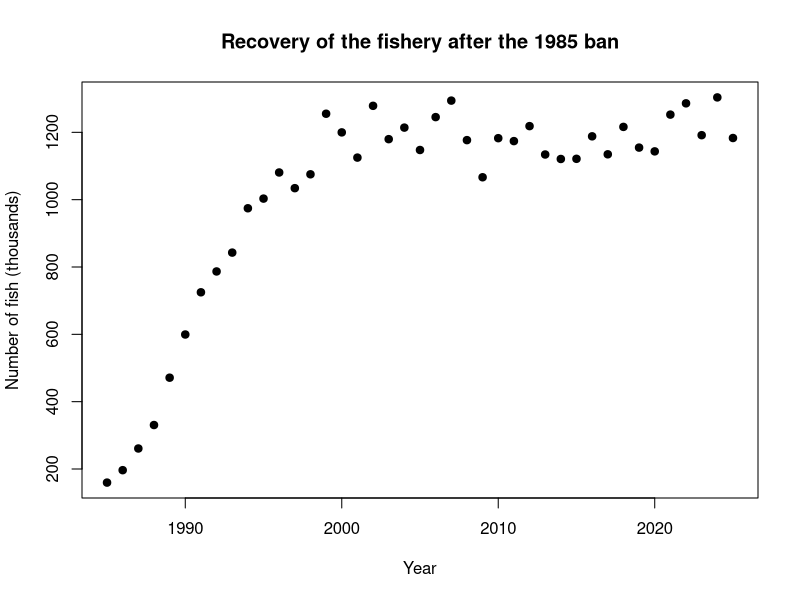
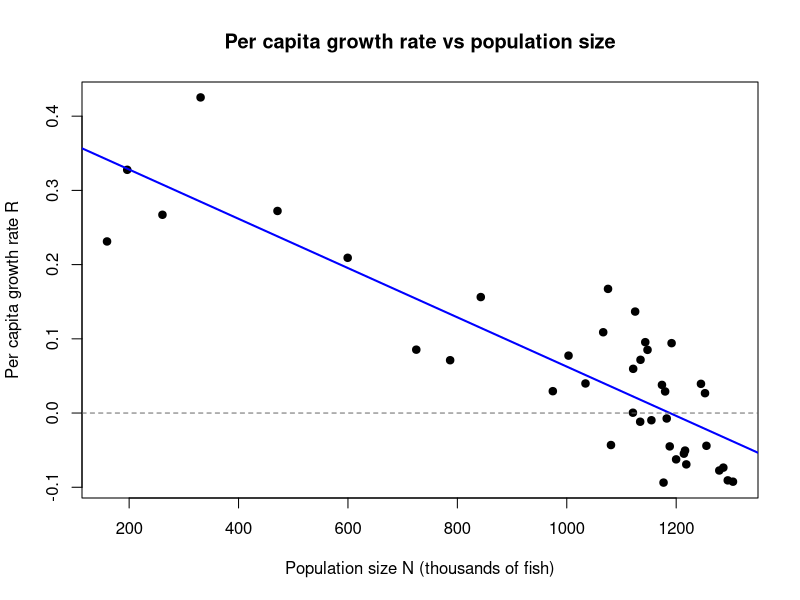
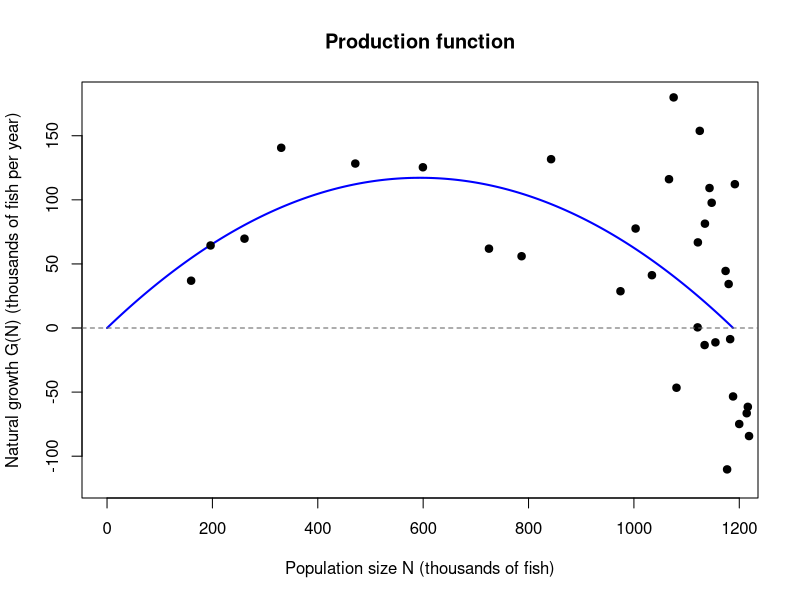
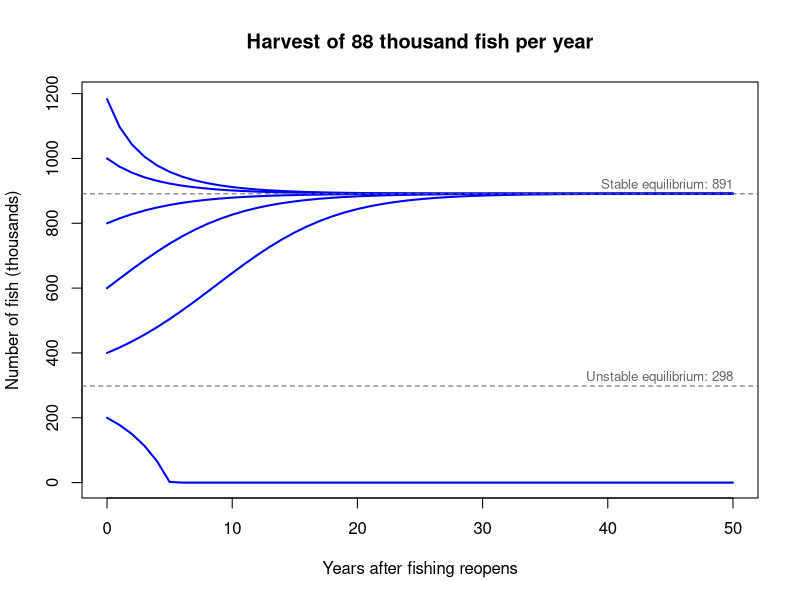

Generate these figures, in order, with R:
## ---- chunk 1
knitr::opts_chunk$set(echo = TRUE)
## ---- chunk 2
# Read in the survey data. N is in thousands of fish
counts <- read.csv("recovering_fishery_counts.csv")

# Have a look at the first six years
head(counts)

## ---- chunk 3
# Total number of fish (thousands) across all four zones in each year
counts$total <- counts$zone_A + counts$zone_B + counts$zone_C + counts$zone_D

# The number of years of surveys
n_years <- nrow(counts)

## ---- chunk 4
# The total in the first survey (1985) and the most recent survey (2025)
N_1985 <- counts[counts$year == 1985, "total"]
N_2025 <- counts[counts$year == 2025, "total"]

# How many times bigger is the stock now?
N_2025 / N_1985

## ---- chunk 5
# Plot the total stock over time
plot(counts$year, counts$total,
     pch = 19,
     xlab = "Year",
     ylab = "Number of fish (thousands)",
     main = "Recovery of the fishery after the 1985 ban")

## ---- chunk 6
# Keep only the years after the stock levelled off
plateau <- counts[counts$year >= 2000, ]

# Carrying capacity K: the mean total from those years
K_plateau <- mean(plateau$total)
K_plateau

## ---- chunk 7
# Population size this year, N(t). We drop the last year because there is no
# following year to compare it to
N_t <- counts$total[-n_years]     # n_years was calculated in our second code block

# Population size next year, N(t+1). We drop the first year so everything lines up
N_t1 <- counts$total[-1]

# A table of the observed growth from each year to the next
growth <- data.frame(
  year = counts$year[-n_years],
  N = N_t,
  # Observed natural growth G(N). No fishing, so this is just the change in N
  G_obs = N_t1 - N_t,
  # Observed per capita growth rate R = G(N) / N
  R_obs = (N_t1 - N_t) / N_t
)

# This table is 40 lines long, so let's just have a look at the first ten years of the 
# recovery, when the population was small
growth[growth$year < 1995, ]

## ---- chunk 8
# Fit a straight line to R_obs against N
fit <- lm(R_obs ~ N, data = growth)

# Have a look at fit to see the value of R0 and slope (confusingly, labelled N by lm())
fit

# Plot the observed R against N, with the line of best fit and a line at R = 0
plot(growth$N, growth$R_obs,
     pch = 19,
     xlab = "Population size N (thousands of fish)",
     ylab = "Per capita growth rate R",
     main = "Per capita growth rate vs population size")
abline(fit, col = "blue", lwd = 2)
abline(h = 0, lty = 2, col = "grey40")

## ---- chunk 9
# This slightly complicated line uses coef() to extract R from fit, unname() to remove 
# the (Intercept) heading and [] to subset the first column
R0 <- unname(coef(fit)[1])

# Do the same for slope
slope <- unname(coef(fit)[2])

## ---- chunk 10
# Calculate K based on where the line intersects x axis when per capita growth rate = 0
K_line <- R0/-slope

# Compare it with K from the plateau mean
K_plateau
K_line

## ---- chunk 11
# Create a dataframe consisteing of one column N, with values going from 0 to the carrying capacity K in steps of 1
production <- data.frame(N = seq(0, K_line, by = 1))

# Have a look at it so you understand what you did
head(production)
tail(production)

# Add a column G_N to your production dataframe to hold the output of the production function calculations
production$G_N <- R0 * (1 - production$N / K_line) * production$N

# Plot the production function as a line
plot(production$N, production$G_N,
     type = "l",
     lwd = 2,
     col = "blue",
     # Make the y axis tall enough to fit all of the observed points
     ylim = range(c(production$G_N, growth$G_obs)),
     xlab = "Population size N (thousands of fish)",
     ylab = "Natural growth G(N) (thousands of fish per year)",
     main = "Production function")

# Add the observed growth as points, and a dashed line at zero
points(growth$N, growth$G_obs, pch = 19)
abline(h = 0, lty = 2, col = "grey40")

## ---- chunk 12
# The Maximum Sustainable Yield is the largest value of G(N)
MSY <- max(production$G_N)

# The population size where G(N) is at its largest
N_MSY <- production[production$G_N == MSY, "N"]

# Check them against the formulas from the lectures
MSY
R0 * K_line / 4
N_MSY
K_line / 2

## ---- chunk 13
# Four harvests to compare, in thousands of fish per year
harvests <- c(0.5, 0.75, 1, 1.25) * MSY
round(harvests)

## ---- chunk 14
# A dataframe to hold the equilibria for each harvest. NA means "not available"
equilibria <- data.frame(h = harvests, lower = NA, upper = NA)

for (i in 1:nrow(equilibria)) {
  # Keep the population sizes where G(N) can keep up with this harvest
  can_sustain <- production[production$G_N >= equilibria$h[i], ]    # This line subsets the production dataframe

  # If there are any, the smallest and largest are the two equilibria
  if (nrow(can_sustain) > 0) {
    equilibria$lower[i] <- min(can_sustain$N)
    equilibria$upper[i] <- max(can_sustain$N)
  }
}

# Check out your equilibria dataframe now, rounding to whole numbers
round(equilibria)

## ---- chunk 15
# Every combination of six starting populations and our four harvests
scenarios <- expand.grid(N0 = c(200, 400, 600, 800, 1000, N_2025),
                         h = harvests)

scenarios

## ---- chunk 16
# Number of years to simulate
n_sim <- 50

# An empty dataframe to collect every simulation
simulations <- data.frame()

# WARNING: Monstrous looking for loop ahead!
for (i in 1:nrow(scenarios)) {
  # Subset out the starting population and harvest for this scenario
  N0 <- scenarios[i, "N0"]
  h <- scenarios[i, "h"]

  # Step the model forward one year at a time
  N <- numeric(n_sim + 1)
  N[1] <- N0
  for (j in 1:n_sim) {
    N[j + 1] <- max(0, N[j] + R0 * (1 - N[j] / K_line) * N[j] - h)     # This is the logistic growth model with harvesting
  }

  # Stack this simulation onto the bottom of the others
  simulations <- rbind(simulations, data.frame(year = 0:n_sim, N = N, N0 = N0, h = h))
}

# OOF! I'm glad that's over.

# The simulations dataframe is 1224 lines long so just have a look at its head and tail to 
# try to understand how this crazy looking nested for loop works
head(simulations)
tail(simulations)

## ---- chunk 17
# Choose which harvest to plot, the second one (88) is equal to three quarters of the MSY
h_plot <- harvests[2]

# Subset out the simulations and equilibria for that harvest
sims_h <- simulations[simulations$h == h_plot, ]
eq_h <- equilibria[equilibria$h == h_plot, ]

# Draw the axes only
plot(sims_h$year, sims_h$N,
     type = "n",
     ylim = c(0, K_line),
     xlab = "Years after fishing reopens",
     ylab = "Number of fish (thousands)",
     main = paste("Harvest of", round(h_plot), "thousand fish per year"))

# One line for each starting population
for (start in unique(sims_h$N0)) {
  one_run <- sims_h[sims_h$N0 == start, ]
  lines(one_run$year, one_run$N, lwd = 2, col = "blue")
}

# Add the two equilibria as dashed grey lines, and label them
abline(h = c(eq_h$lower, eq_h$upper), lty = 2, col = "grey40")
text(x = n_sim, y = c(eq_h$lower, eq_h$upper),
     labels = paste(c("Unstable", "Stable"), "equilibrium:", round(c(eq_h$lower, eq_h$upper))),
     adj = c(1, -0.5), cex = 0.8, col = "grey40")
